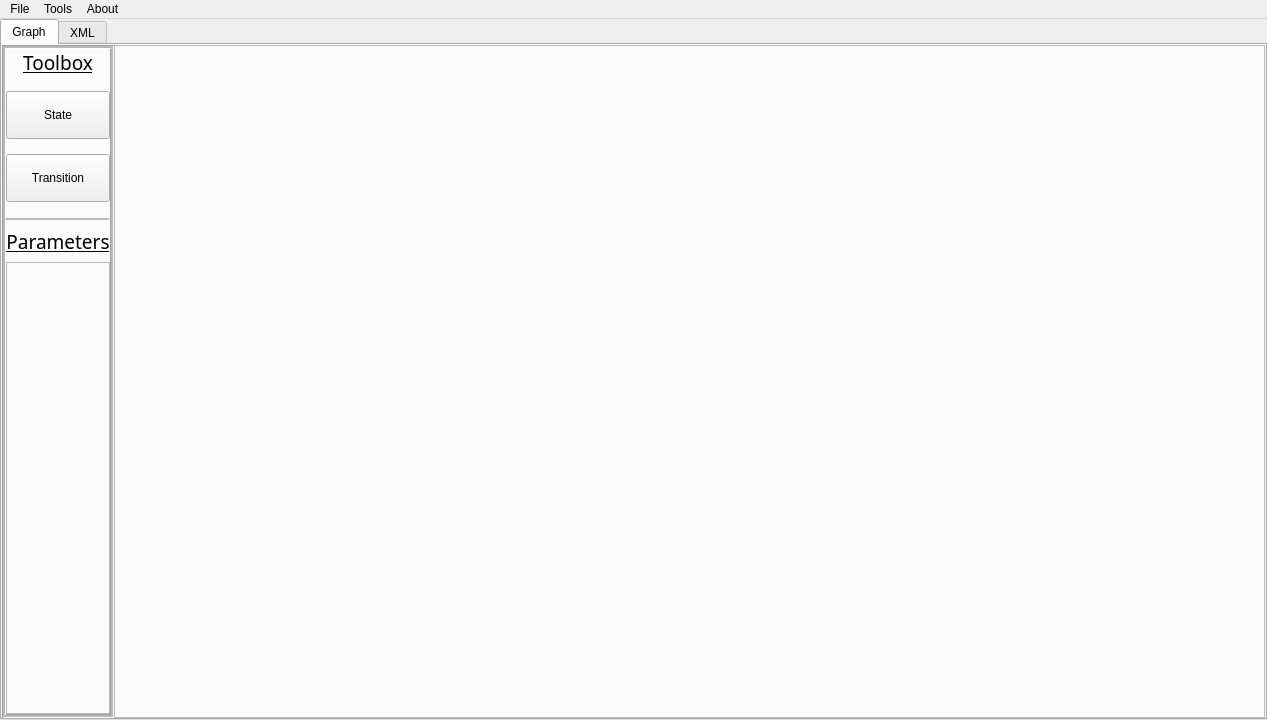
<?xml version="1.0" encoding="UTF-8"?>
<ui version="4.0">
 <class>AutomatLab</class>
 <widget class="QMainWindow" name="AutomatLab">
  <property name="geometry">
   <rect>
    <x>0</x>
    <y>0</y>
    <width>1267</width>
    <height>720</height>
   </rect>
  </property>
  <property name="windowTitle">
   <string>Automat'Lab</string>
  </property>
  <property name="tabShape">
   <enum>QTabWidget::Rounded</enum>
  </property>
  <widget class="QWidget" name="centralwidget">
   <layout class="QVBoxLayout" name="verticalLayout">
    <property name="spacing">
     <number>0</number>
    </property>
    <property name="leftMargin">
     <number>0</number>
    </property>
    <property name="topMargin">
     <number>0</number>
    </property>
    <property name="rightMargin">
     <number>0</number>
    </property>
    <property name="bottomMargin">
     <number>0</number>
    </property>
    <item>
     <widget class="QTabWidget" name="TabWidget">
      <property name="currentIndex">
       <number>0</number>
      </property>
      <widget class="QWidget" name="GraphTab">
       <attribute name="title">
        <string>Graph</string>
       </attribute>
       <layout class="QHBoxLayout" name="horizontalLayout" stretch="1,0">
        <property name="spacing">
         <number>0</number>
        </property>
        <property name="leftMargin">
         <number>0</number>
        </property>
        <property name="topMargin">
         <number>0</number>
        </property>
        <property name="rightMargin">
         <number>0</number>
        </property>
        <property name="bottomMargin">
         <number>0</number>
        </property>
        <item>
         <widget class="QFrame" name="Left_Sidebar">
          <property name="sizePolicy">
           <sizepolicy hsizetype="Fixed" vsizetype="Preferred">
            <horstretch>0</horstretch>
            <verstretch>0</verstretch>
           </sizepolicy>
          </property>
          <property name="frameShape">
           <enum>QFrame::Box</enum>
          </property>
          <property name="frameShadow">
           <enum>QFrame::Sunken</enum>
          </property>
          <property name="lineWidth">
           <number>1</number>
          </property>
          <property name="midLineWidth">
           <number>2</number>
          </property>
          <layout class="QVBoxLayout" name="verticalLayout_2" stretch="1,0,3">
           <property name="spacing">
            <number>7</number>
           </property>
           <property name="leftMargin">
            <number>0</number>
           </property>
           <property name="topMargin">
            <number>0</number>
           </property>
           <property name="rightMargin">
            <number>0</number>
           </property>
           <property name="bottomMargin">
            <number>0</number>
           </property>
           <item>
            <layout class="QVBoxLayout" name="ToolBox" stretch="0,1,1">
             <property name="spacing">
              <number>15</number>
             </property>
             <property name="bottomMargin">
              <number>9</number>
             </property>
             <item>
              <widget class="QLabel" name="tb_Label">
               <property name="sizePolicy">
                <sizepolicy hsizetype="Preferred" vsizetype="Minimum">
                 <horstretch>0</horstretch>
                 <verstretch>0</verstretch>
                </sizepolicy>
               </property>
               <property name="font">
                <font>
                 <family>Source Han Sans JP</family>
                 <pointsize>14</pointsize>
                 <underline>true</underline>
                </font>
               </property>
               <property name="text">
                <string>Toolbox</string>
               </property>
               <property name="alignment">
                <set>Qt::AlignCenter</set>
               </property>
              </widget>
             </item>
             <item>
              <widget class="QPushButton" name="tb_StateBtn">
               <property name="sizePolicy">
                <sizepolicy hsizetype="Minimum" vsizetype="Preferred">
                 <horstretch>0</horstretch>
                 <verstretch>0</verstretch>
                </sizepolicy>
               </property>
               <property name="text">
                <string>State</string>
               </property>
               <property name="checkable">
                <bool>true</bool>
               </property>
               <property name="autoExclusive">
                <bool>false</bool>
               </property>
              </widget>
             </item>
             <item>
              <widget class="QPushButton" name="tb_TransitionBtn">
               <property name="sizePolicy">
                <sizepolicy hsizetype="Minimum" vsizetype="Preferred">
                 <horstretch>0</horstretch>
                 <verstretch>0</verstretch>
                </sizepolicy>
               </property>
               <property name="text">
                <string>Transition</string>
               </property>
               <property name="checkable">
                <bool>true</bool>
               </property>
               <property name="autoExclusive">
                <bool>false</bool>
               </property>
              </widget>
             </item>
            </layout>
           </item>
           <item>
            <widget class="Line" name="line">
             <property name="frameShadow">
              <enum>QFrame::Sunken</enum>
             </property>
             <property name="lineWidth">
              <number>1</number>
             </property>
             <property name="midLineWidth">
              <number>2</number>
             </property>
             <property name="orientation">
              <enum>Qt::Horizontal</enum>
             </property>
            </widget>
           </item>
           <item>
            <layout class="QVBoxLayout" name="ParamsBox" stretch="0,2">
             <item>
              <widget class="QLabel" name="pb_Label">
               <property name="sizePolicy">
                <sizepolicy hsizetype="Preferred" vsizetype="Preferred">
                 <horstretch>0</horstretch>
                 <verstretch>0</verstretch>
                </sizepolicy>
               </property>
               <property name="font">
                <font>
                 <family>Source Han Sans JP</family>
                 <pointsize>14</pointsize>
                 <underline>true</underline>
                </font>
               </property>
               <property name="text">
                <string>Parameters</string>
               </property>
               <property name="alignment">
                <set>Qt::AlignCenter</set>
               </property>
              </widget>
             </item>
             <item>
              <widget class="QFrame" name="params">
               <property name="frameShape">
                <enum>QFrame::StyledPanel</enum>
               </property>
               <property name="frameShadow">
                <enum>QFrame::Raised</enum>
               </property>
               <layout class="QFormLayout" name="formLayout_2">
                <property name="leftMargin">
                 <number>2</number>
                </property>
                <property name="topMargin">
                 <number>2</number>
                </property>
                <property name="rightMargin">
                 <number>2</number>
                </property>
                <property name="bottomMargin">
                 <number>2</number>
                </property>
               </layout>
              </widget>
             </item>
            </layout>
           </item>
          </layout>
         </widget>
        </item>
        <item>
         <widget class="QFrame" name="GraphView">
          <property name="frameShape">
           <enum>QFrame::StyledPanel</enum>
          </property>
          <property name="frameShadow">
           <enum>QFrame::Raised</enum>
          </property>
          <layout class="QHBoxLayout" name="horizontalLayout_3">
           <property name="spacing">
            <number>0</number>
           </property>
           <property name="leftMargin">
            <number>0</number>
           </property>
           <property name="topMargin">
            <number>0</number>
           </property>
           <property name="rightMargin">
            <number>0</number>
           </property>
           <property name="bottomMargin">
            <number>0</number>
           </property>
          </layout>
         </widget>
        </item>
       </layout>
      </widget>
      <widget class="QWidget" name="XMLTab">
       <attribute name="title">
        <string>XML</string>
       </attribute>
       <layout class="QVBoxLayout" name="XMLTextLayout">
        <property name="spacing">
         <number>0</number>
        </property>
        <property name="leftMargin">
         <number>0</number>
        </property>
        <property name="topMargin">
         <number>0</number>
        </property>
        <property name="rightMargin">
         <number>0</number>
        </property>
        <property name="bottomMargin">
         <number>0</number>
        </property>
        <item>
         <widget class="QTextEdit" name="XML_text"/>
        </item>
       </layout>
      </widget>
     </widget>
    </item>
   </layout>
  </widget>
  <widget class="QMenuBar" name="menubar">
   <property name="geometry">
    <rect>
     <x>0</x>
     <y>0</y>
     <width>1267</width>
     <height>22</height>
    </rect>
   </property>
   <widget class="QMenu" name="menuFile">
    <property name="title">
     <string>File</string>
    </property>
   </widget>
   <widget class="QMenu" name="menuTools">
    <property name="title">
     <string>Tools</string>
    </property>
   </widget>
   <widget class="QMenu" name="menuAbout">
    <property name="title">
     <string>About</string>
    </property>
   </widget>
   <addaction name="menuFile"/>
   <addaction name="menuTools"/>
   <addaction name="menuAbout"/>
  </widget>
 </widget>
 <resources/>
 <connections/>
</ui>
